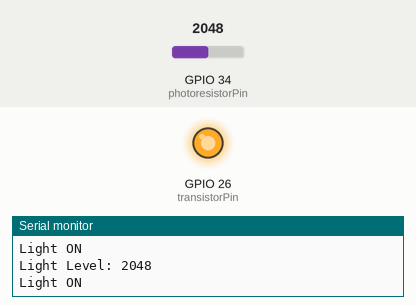
The sketch below on a simulated ESP32. Shown: output pins drawn as LEDs (lit = HIGH), the last lines printed to the serial monitor. The inputs (shaded band) are chosen by the test bench; at power-on: GPIO 34 (photoresistorPin) = 2048.

Above: at 1.8 s.
1.9 s: GPIO 34 (photoresistorPin) set to 201
3.4 s: GPIO 34 (photoresistorPin) set to 178
At 5.2 s:
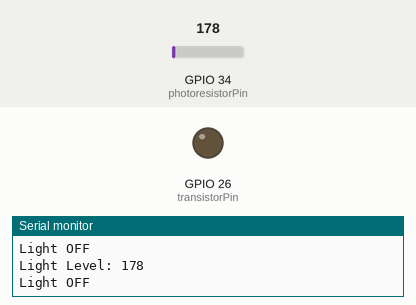
5.5 s: GPIO 34 (photoresistorPin) set to 491
At 6.9 s:
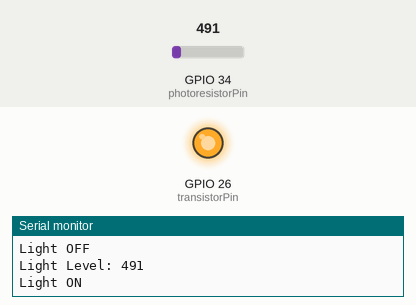
7.5 s: GPIO 34 (photoresistorPin) set to 150
At 8.5 s:
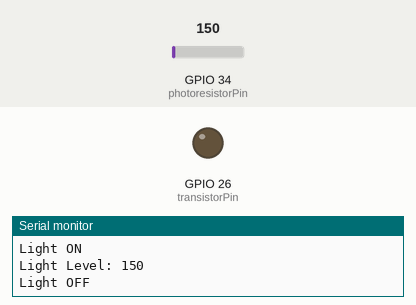
Timing chart, 0 to 10.5 s (numbered marks = the images above; inputs shaded):
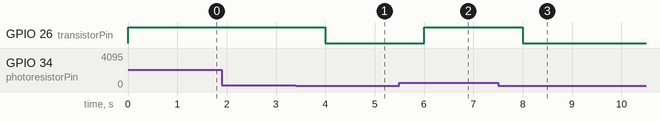

Measured:
- the behaviour switches between 191 and 190 on GPIO 34 (photoresistorPin) (found by bisection; images 0 and 1)
- after the input at 3.4 s, GPIO 26 (transistorPin): HIGH → LOW after 0.60 s
- after the input at 5.5 s, GPIO 26 (transistorPin): LOW → HIGH after 0.50 s
- after the input at 7.5 s, GPIO 26 (transistorPin): HIGH → LOW after 0.50 s

The sketch:

AUTOMATIC_LIGHT.ino
```cpp
const int photoresistorPin = 34; // Analog input pin for photoresistor (D34)
const int transistorPin = 26;    // Digital output pin for transistor (D26)

// Define a threshold for light level
const int lightThreshold = 190;  // Adjust this value based on your measurements

void setup() {
  Serial.begin(115200);
  pinMode(transistorPin, OUTPUT);
  digitalWrite(transistorPin, LOW);
}

void loop() {
  int lightLevel = analogRead(photoresistorPin);
  Serial.print("Light Level: ");
  Serial.println(lightLevel);

  if (lightThreshold < lightLevel) {
    digitalWrite(transistorPin, HIGH);
    Serial.println("Light ON");
  } else {
    digitalWrite(transistorPin, LOW);
    Serial.println("Light OFF");
  }

  delay(1000); // Wait 1 second before taking another reading
}
```
